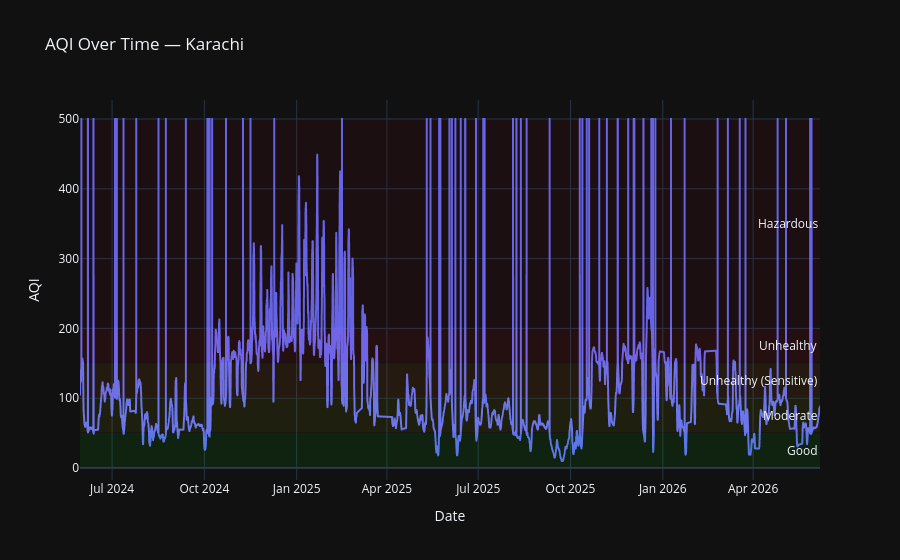

Notebook source saved alongside this figure:
### Markdown cell above
## 3. AQI Time Series

### Code cell
fig = px.line(df, x='timestamp', y='aqi',
              title='AQI Over Time — Karachi',
              labels={'aqi': 'AQI', 'timestamp': 'Date'},
              template='plotly_dark')
# Add AQI zone bands
for lo, hi, label, color in [(0,50,'Good','rgba(0,228,0,0.08)'),
                               (51,100,'Moderate','rgba(255,255,0,0.06)'),
                               (101,150,'Unhealthy (Sensitive)','rgba(255,126,0,0.08)'),
                               (151,200,'Unhealthy','rgba(255,0,0,0.08)'),
                               (201,500,'Hazardous','rgba(126,0,35,0.1)')]:
    fig.add_hrect(y0=lo, y1=hi, fillcolor=color, line_width=0, annotation_text=label, annotation_position='right')
save_plotly(fig, 'aqi_timeseries', height=500)
fig.show()

### Figure 1 — Plotly figure (JSON) as saved in the notebook; plotly's stock layout.template omitted (floating-point values rounded to 4 significant figures; data arrays with more than 128 entries replaced by an {"elided": "..."} marker saying what was removed)
{"data": [{"hovertemplate": "Date=%{x}<br>AQI=%{y}<extra></extra>", "legendgroup": "", "line": {"color": "#636efa", "dash": "solid"}, "marker": {"symbol": "circle"}, "mode": "lines", "name": "", "showlegend": false, "type": "scattergl", "x": {"elided": "15777 str values"}, "xaxis": "x", "y": {"elided": "15777 float values"}, "yaxis": "y"}], "layout": {"annotations": [{"showarrow": false, "text": "Good", "x": 1, "xanchor": "right", "xref": "x domain", "y": 25, "yanchor": "middle", "yref": "y"}, {"showarrow": false, "text": "Moderate", "x": 1, "xanchor": "right", "xref": "x domain", "y": 75.5, "yanchor": "middle", "yref": "y"}, {"showarrow": false, "text": "Unhealthy (Sensitive)", "x": 1, "xanchor": "right", "xref": "x domain", "y": 125.5, "yanchor": "middle", "yref": "y"}, {"showarrow": false, "text": "Unhealthy", "x": 1, "xanchor": "right", "xref": "x domain", "y": 175.5, "yanchor": "middle", "yref": "y"}, {"showarrow": false, "text": "Hazardous", "x": 1, "xanchor": "right", "xref": "x domain", "y": 350.5, "yanchor": "middle", "yref": "y"}], "legend": {"tracegroupgap": 0}, "shapes": [{"fillcolor": "rgba(0,228,0,0.08)", "line": {"width": 0}, "type": "rect", "x0": 0, "x1": 1, "xref": "x domain", "y0": 0, "y1": 50, "yref": "y"}, {"fillcolor": "rgba(255,255,0,0.06)", "line": {"width": 0}, "type": "rect", "x0": 0, "x1": 1, "xref": "x domain", "y0": 51, "y1": 100, "yref": "y"}, {"fillcolor": "rgba(255,126,0,0.08)", "line": {"width": 0}, "type": "rect", "x0": 0, "x1": 1, "xref": "x domain", "y0": 101, "y1": 150, "yref": "y"}, {"fillcolor": "rgba(255,0,0,0.08)", "line": {"width": 0}, "type": "rect", "x0": 0, "x1": 1, "xref": "x domain", "y0": 151, "y1": 200, "yref": "y"}, {"fillcolor": "rgba(126,0,35,0.1)", "line": {"width": 0}, "type": "rect", "x0": 0, "x1": 1, "xref": "x domain", "y0": 201, "y1": 500, "yref": "y"}], "title": {"text": "AQI Over Time — Karachi"}, "xaxis": {"anchor": "y", "domain": [0, 1], "title": {"text": "Date"}}, "yaxis": {"anchor": "x", "domain": [0, 1], "title": {"text": "AQI"}}}}
